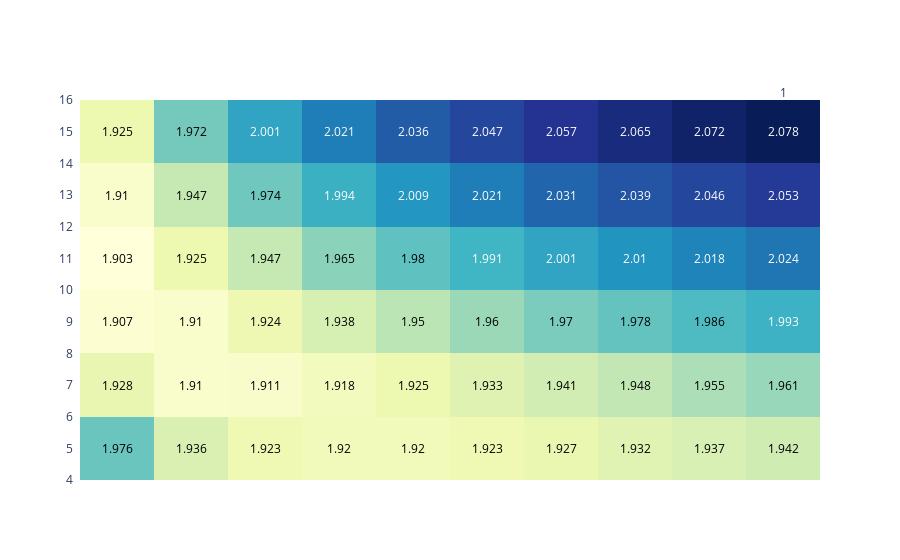

Here is the notebook cell this chart was saved with:
### Code cell
import plotly.figure_factory as ff
rounded = np.around(dfpiv.values, decimals=3)
fig = ff.create_annotated_heatmap(rounded, y=dfpiv.index.tolist(), x=dfpiv.columns.tolist(), colorscale="YlGnBu")
fig.show()

### Figure 1 — Plotly figure (JSON) as saved in the notebook; plotly's stock layout.template omitted (floating-point values rounded to 4 significant figures)
{"data": [{"colorscale": [[0, "rgb(255,255,217)"], [0.125, "rgb(237,248,177)"], [0.25, "rgb(199,233,180)"], [0.375, "rgb(127,205,187)"], [0.5, "rgb(65,182,196)"], [0.625, "rgb(29,145,192)"], [0.75, "rgb(34,94,168)"], [0.875, "rgb(37,52,148)"], [1, "rgb(8,29,88)"]], "reversescale": false, "showscale": false, "type": "heatmap", "x": [0.1, 0.2, 0.3, 0.4, 0.5, 0.6, 0.7, 0.8, 0.9, 1], "y": [5, 7, 9, 11, 13, 15], "z": [[1.976, 1.936, 1.923, 1.92, 1.92, 1.923, 1.927, 1.932, 1.937, 1.942], [1.928, 1.91, 1.911, 1.918, 1.925, 1.933, 1.941, 1.948, 1.955, 1.961], [1.907, 1.91, 1.924, 1.938, 1.95, 1.96, 1.97, 1.978, 1.986, 1.993], [1.903, 1.925, 1.947, 1.965, 1.98, 1.991, 2.001, 2.01, 2.018, 2.024], [1.91, 1.947, 1.974, 1.994, 2.009, 2.021, 2.031, 2.039, 2.046, 2.053], [1.925, 1.972, 2.001, 2.021, 2.036, 2.047, 2.057, 2.065, 2.072, 2.078]]}], "layout": {"annotations": [{"font": {"color": "#000000"}, "showarrow": false, "text": "1.976", "x": 0.1, "xref": "x", "y": 5, "yref": "y"}, {"font": {"color": "#000000"}, "showarrow": false, "text": "1.936", "x": 0.2, "xref": "x", "y": 5, "yref": "y"}, {"font": {"color": "#000000"}, "showarrow": false, "text": "1.923", "x": 0.3, "xref": "x", "y": 5, "yref": "y"}, {"font": {"color": "#000000"}, "showarrow": false, "text": "1.92", "x": 0.4, "xref": "x", "y": 5, "yref": "y"}, {"font": {"color": "#000000"}, "showarrow": false, "text": "1.92", "x": 0.5, "xref": "x", "y": 5, "yref": "y"}, {"font": {"color": "#000000"}, "showarrow": false, "text": "1.923", "x": 0.6, "xref": "x", "y": 5, "yref": "y"}, {"font": {"color": "#000000"}, "showarrow": false, "text": "1.927", "x": 0.7, "xref": "x", "y": 5, "yref": "y"}, {"font": {"color": "#000000"}, "showarrow": false, "text": "1.932", "x": 0.8, "xref": "x", "y": 5, "yref": "y"}, {"font": {"color": "#000000"}, "showarrow": false, "text": "1.937", "x": 0.9, "xref": "x", "y": 5, "yref": "y"}, {"font": {"color": "#000000"}, "showarrow": false, "text": "1.942", "x": 1, "xref": "x", "y": 5, "yref": "y"}, {"font": {"color": "#000000"}, "showarrow": false, "text": "1.928", "x": 0.1, "xref": "x", "y": 7, "yref": "y"}, {"font": {"color": "#000000"}, "showarrow": false, "text": "1.91", "x": 0.2, "xref": "x", "y": 7, "yref": "y"}, {"font": {"color": "#000000"}, "showarrow": false, "text": "1.911", "x": 0.3, "xref": "x", "y": 7, "yref": "y"}, {"font": {"color": "#000000"}, "showarrow": false, "text": "1.918", "x": 0.4, "xref": "x", "y": 7, "yref": "y"}, {"font": {"color": "#000000"}, "showarrow": false, "text": "1.925", "x": 0.5, "xref": "x", "y": 7, "yref": "y"}, {"font": {"color": "#000000"}, "showarrow": false, "text": "1.933", "x": 0.6, "xref": "x", "y": 7, "yref": "y"}, {"font": {"color": "#000000"}, "showarrow": false, "text": "1.941", "x": 0.7, "xref": "x", "y": 7, "yref": "y"}, {"font": {"color": "#000000"}, "showarrow": false, "text": "1.948", "x": 0.8, "xref": "x", "y": 7, "yref": "y"}, {"font": {"color": "#000000"}, "showarrow": false, "text": "1.955", "x": 0.9, "xref": "x", "y": 7, "yref": "y"}, {"font": {"color": "#000000"}, "showarrow": false, "text": "1.961", "x": 1, "xref": "x", "y": 7, "yref": "y"}, {"font": {"color": "#000000"}, "showarrow": false, "text": "1.907", "x": 0.1, "xref": "x", "y": 9, "yref": "y"}, {"font": {"color": "#000000"}, "showarrow": false, "text": "1.91", "x": 0.2, "xref": "x", "y": 9, "yref": "y"}, {"font": {"color": "#000000"}, "showarrow": false, "text": "1.924", "x": 0.3, "xref": "x", "y": 9, "yref": "y"}, {"font": {"color": "#000000"}, "showarrow": false, "text": "1.938", "x": 0.4, "xref": "x", "y": 9, "yref": "y"}, {"font": {"color": "#000000"}, "showarrow": false, "text": "1.95", "x": 0.5, "xref": "x", "y": 9, "yref": "y"}, {"font": {"color": "#000000"}, "showarrow": false, "text": "1.96", "x": 0.6, "xref": "x", "y": 9, "yref": "y"}, {"font": {"color": "#000000"}, "showarrow": false, "text": "1.97", "x": 0.7, "xref": "x", "y": 9, "yref": "y"}, {"font": {"color": "#000000"}, "showarrow": false, "text": "1.978", "x": 0.8, "xref": "x", "y": 9, "yref": "y"}, {"font": {"color": "#000000"}, "showarrow": false, "text": "1.986", "x": 0.9, "xref": "x", "y": 9, "yref": "y"}, {"font": {"color": "#FFFFFF"}, "showarrow": false, "text": "1.993", "x": 1, "xref": "x", "y": 9, "yref": "y"}, {"font": {"color": "#000000"}, "showarrow": false, "text": "1.903", "x": 0.1, "xref": "x", "y": 11, "yref": "y"}, {"font": {"color": "#000000"}, "showarrow": false, "text": "1.925", "x": 0.2, "xref": "x", "y": 11, "yref": "y"}, {"font": {"color": "#000000"}, "showarrow": false, "text": "1.947", "x": 0.3, "xref": "x", "y": 11, "yref": "y"}, {"font": {"color": "#000000"}, "showarrow": false, "text": "1.965", "x": 0.4, "xref": "x", "y": 11, "yref": "y"}, {"font": {"color": "#000000"}, "showarrow": false, "text": "1.98", "x": 0.5, "xref": "x", "y": 11, "yref": "y"}, {"font": {"color": "#FFFFFF"}, "showarrow": false, "text": "1.991", "x": 0.6, "xref": "x", "y": 11, "yref": "y"}, {"font": {"color": "#FFFFFF"}, "showarrow": false, "text": "2.001", "x": 0.7, "xref": "x", "y": 11, "yref": "y"}, {"font": {"color": "#FFFFFF"}, "showarrow": false, "text": "2.01", "x": 0.8, "xref": "x", "y": 11, "yref": "y"}, {"font": {"color": "#FFFFFF"}, "showarrow": false, "text": "2.018", "x": 0.9, "xref": "x", "y": 11, "yref": "y"}, {"font": {"color": "#FFFFFF"}, "showarrow": false, "text": "2.024", "x": 1, "xref": "x", "y": 11, "yref": "y"}, {"font": {"color": "#000000"}, "showarrow": false, "text": "1.91", "x": 0.1, "xref": "x", "y": 13, "yref": "y"}, {"font": {"color": "#000000"}, "showarrow": false, "text": "1.947", "x": 0.2, "xref": "x", "y": 13, "yref": "y"}, {"font": {"color": "#000000"}, "showarrow": false, "text": "1.974", "x": 0.3, "xref": "x", "y": 13, "yref": "y"}, {"font": {"color": "#FFFFFF"}, "showarrow": false, "text": "1.994", "x": 0.4, "xref": "x", "y": 13, "yref": "y"}, {"font": {"color": "#FFFFFF"}, "showarrow": false, "text": "2.009", "x": 0.5, "xref": "x", "y": 13, "yref": "y"}, {"font": {"color": "#FFFFFF"}, "showarrow": false, "text": "2.021", "x": 0.6, "xref": "x", "y": 13, "yref": "y"}, {"font": {"color": "#FFFFFF"}, "showarrow": false, "text": "2.031", "x": 0.7, "xref": "x", "y": 13, "yref": "y"}, {"font": {"color": "#FFFFFF"}, "showarrow": false, "text": "2.039", "x": 0.8, "xref": "x", "y": 13, "yref": "y"}, {"font": {"color": "#FFFFFF"}, "showarrow": false, "text": "2.046", "x": 0.9, "xref": "x", "y": 13, "yref": "y"}, {"font": {"color": "#FFFFFF"}, "showarrow": false, "text": "2.053", "x": 1, "xref": "x", "y": 13, "yref": "y"}, {"font": {"color": "#000000"}, "showarrow": false, "text": "1.925", "x": 0.1, "xref": "x", "y": 15, "yref": "y"}, {"font": {"color": "#000000"}, "showarrow": false, "text": "1.972", "x": 0.2, "xref": "x", "y": 15, "yref": "y"}, {"font": {"color": "#FFFFFF"}, "showarrow": false, "text": "2.001", "x": 0.3, "xref": "x", "y": 15, "yref": "y"}, {"font": {"color": "#FFFFFF"}, "showarrow": false, "text": "2.021", "x": 0.4, "xref": "x", "y": 15, "yref": "y"}, {"font": {"color": "#FFFFFF"}, "showarrow": false, "text": "2.036", "x": 0.5, "xref": "x", "y": 15, "yref": "y"}, {"font": {"color": "#FFFFFF"}, "showarrow": false, "text": "2.047", "x": 0.6, "xref": "x", "y": 15, "yref": "y"}, {"font": {"color": "#FFFFFF"}, "showarrow": false, "text": "2.057", "x": 0.7, "xref": "x", "y": 15, "yref": "y"}, {"font": {"color": "#FFFFFF"}, "showarrow": false, "text": "2.065", "x": 0.8, "xref": "x", "y": 15, "yref": "y"}, {"font": {"color": "#FFFFFF"}, "showarrow": false, "text": "2.072", "x": 0.9, "xref": "x", "y": 15, "yref": "y"}, {"font": {"color": "#FFFFFF"}, "showarrow": false, "text": "2.078", "x": 1, "xref": "x", "y": 15, "yref": "y"}], "xaxis": {"dtick": 1, "gridcolor": "rgb(0, 0, 0)", "side": "top", "ticks": ""}, "yaxis": {"dtick": 1, "ticks": "", "ticksuffix": "  "}}}
